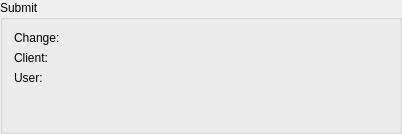
<?xml version="1.0" encoding="UTF-8"?>
<ui version="4.0">
 <class>Perforce::Internal::SubmitPanel</class>
 <widget class="QGroupBox" name="Perforce::Internal::SubmitPanel">
  <property name="geometry">
   <rect>
    <x>0</x>
    <y>-2</y>
    <width>402</width>
    <height>134</height>
   </rect>
  </property>
  <property name="title">
   <string>Submit</string>
  </property>
  <property name="flat">
   <bool>true</bool>
  </property>
  <layout class="QVBoxLayout" name="verticalLayout">
   <item>
    <layout class="QFormLayout" name="formLayout">
     <property name="horizontalSpacing">
      <number>5</number>
     </property>
     <property name="leftMargin">
      <number>0</number>
     </property>
     <item row="0" column="0">
      <widget class="QLabel" name="label">
       <property name="sizePolicy">
        <sizepolicy hsizetype="Preferred" vsizetype="Preferred">
         <horstretch>0</horstretch>
         <verstretch>0</verstretch>
        </sizepolicy>
       </property>
       <property name="text">
        <string>Change:</string>
       </property>
      </widget>
     </item>
     <item row="0" column="1">
      <widget class="QLabel" name="changeNumber">
       <property name="sizePolicy">
        <sizepolicy hsizetype="Expanding" vsizetype="Preferred">
         <horstretch>0</horstretch>
         <verstretch>0</verstretch>
        </sizepolicy>
       </property>
       <property name="textInteractionFlags">
        <set>Qt::LinksAccessibleByMouse|Qt::TextSelectableByMouse</set>
       </property>
      </widget>
     </item>
     <item row="1" column="0">
      <widget class="QLabel" name="label_2">
       <property name="text">
        <string>Client:</string>
       </property>
      </widget>
     </item>
     <item row="1" column="1">
      <widget class="QLabel" name="clientName">
       <property name="sizePolicy">
        <sizepolicy hsizetype="Expanding" vsizetype="Preferred">
         <horstretch>0</horstretch>
         <verstretch>0</verstretch>
        </sizepolicy>
       </property>
       <property name="textInteractionFlags">
        <set>Qt::LinksAccessibleByMouse</set>
       </property>
      </widget>
     </item>
     <item row="2" column="0">
      <widget class="QLabel" name="label_3">
       <property name="text">
        <string>User:</string>
       </property>
      </widget>
     </item>
     <item row="2" column="1">
      <widget class="QLabel" name="userName">
       <property name="sizePolicy">
        <sizepolicy hsizetype="Expanding" vsizetype="Preferred">
         <horstretch>0</horstretch>
         <verstretch>0</verstretch>
        </sizepolicy>
       </property>
       <property name="textInteractionFlags">
        <set>Qt::LinksAccessibleByMouse</set>
       </property>
      </widget>
     </item>
    </layout>
   </item>
  </layout>
 </widget>
 <resources/>
 <connections/>
</ui>
